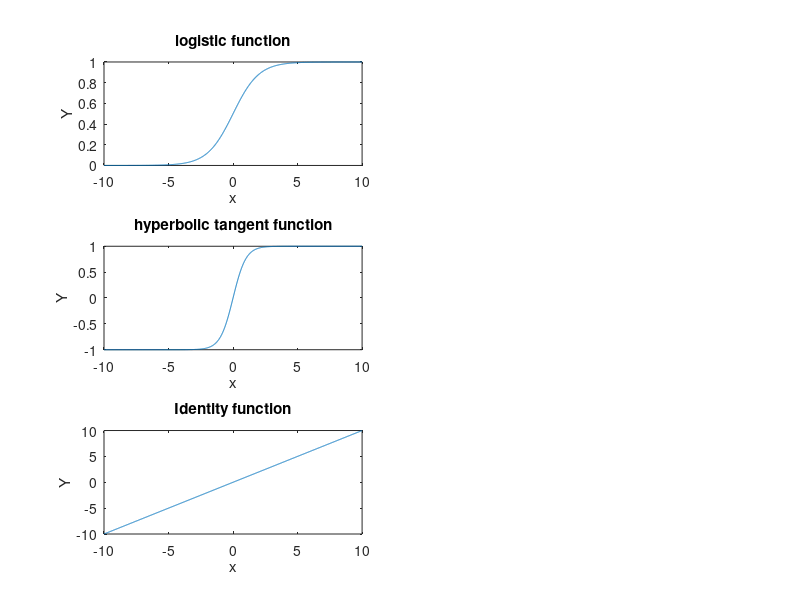

The MATLAB source for this figure: (Note: this script raises an error after producing the figure.)
%% Programme for activation function
%Author - Aditya Pulekar

clc;
clear all;
close all;

x=-10:0.01:10;

l = 1./(1+exp(-x));
subplot(3,2,1); plot(x,l);
title('logistic function');
xlabel(' x ');
ylabel('Y');

t = (exp(x)-exp(-x))./(exp(x)+exp(-x));
subplot(3,2,3); plot(x,t);
title('hyperbolic tangent function');
xlabel(' x ');
ylabel('Y');

i = x;
subplot(3,2,5); plot(x,i);
title('Identity function');
xlabel(' x ');
ylabel('Y');

s = hardlim(x);
subplot(3,2,2); plot(x,s);
title('Binary step function');
xlabel(' x ');
ylabel('Y');

t = satlin(x);
subplot(3,2,4); plot(x,t);
title('Satlin function');
xlabel(' x ');
ylabel('Y');

c =hardlims(x); 
subplot(3,2,6); plot(x,c);
title('Bipolar step function');
xlabel(' x ');
ylabel('Y'); 
